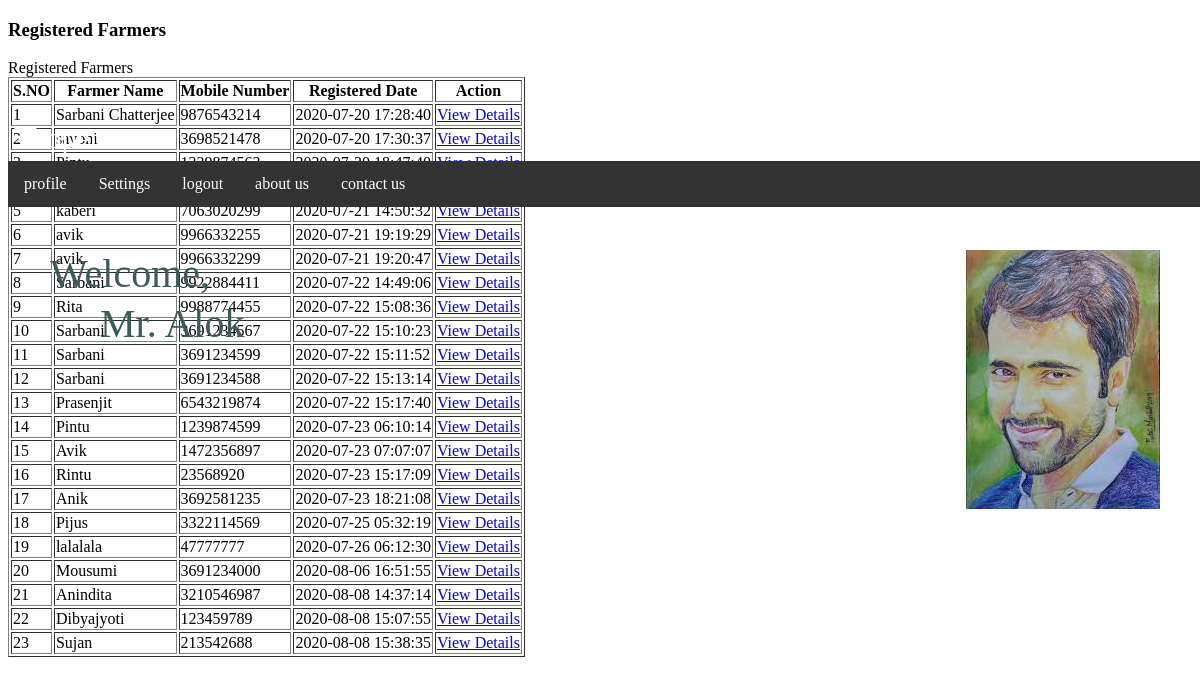
/admin/total-regfarmers.php (signed in), run on the app's committed database.
### tables this page shows
CREATE TABLE `tblfarmer` (
  `ID` int(10) NOT NULL,
  `FullName` varchar(120) DEFAULT NULL,
  `Email` varchar(120) DEFAULT NULL,
  `MobileNumber` bigint(10) DEFAULT NULL,
  `FarmerId` varchar(120) DEFAULT NULL,
  `Gender` varchar(120) NOT NULL,
  `Address` mediumtext NOT NULL,
  `Pincode` int(10) NOT NULL,
  `City` varchar(120) NOT NULL,
  `District` varchar(120) NOT NULL,
  `State` varchar(120) NOT NULL,
  `DOB` date NOT NULL,
  `Images` varchar(200) DEFAULT NULL,
  `Password` varchar(120) DEFAULT NULL,
  `FarmerRegdate` timestamp NULL DEFAULT current_timestamp()
);

### admin/total-regfarmers.php (the view, shortened to what this page needs)
<?php
include('includes/dbconnection.php');
if (strlen($_SESSION['agroaid']==0)) {
  header('location:logout.php');
  } else{
  ?>
<!DOCTYPE html>
<html lang="zxx">
<head>
</head>
<body class="light">
<div id="app">
<?php include_once('includes/navbar.php');?>
<?php include_once('includes/sidebar.php');?>
<div class="page has-sidebar-left bg-light height-full">
    <header class="blue accent-3 relative nav-sticky">
        <div class="container-fluid text-black">
            <div class="row">
                <div class="col">
                    <h3 class="my-3">
                        Registered Farmers
                    </h3>
                </div>
            </div>
        </div>
    </header>
    <div class="container-fluid my-3">
        <div class="row">
            <div class="col-md-12">
                <div class="card my-3 no-b">
                    <div class="card-body">
                        <div class="card-title">Registered Farmers</div>
                        <table class="table table-bordered table-hover data-tables"
                               data-options='{ "paging": false; "searching":false}' border="1">
                            <thead>
                             <tr>
                  <th>S.NO</th>
                  <th>Farmer Name</th>
                    <th>Mobile Number</th>
                    <th>Registered Date</th>
                   <th>Action</th>
                </tr>
                            </thead>
                            <tbody>
                                <?php
$ret=mysqli_query($con,"select *from  tblfarmer");
$cnt=1;
while ($row=mysqli_fetch_array($ret)) {
?>
                           <tr>
                  <td><?php echo $cnt;?></td>
                  <td><?php  echo $row['FullName'];?></td>
                  <td><?php  echo $row['MobileNumber'];?></td>
                  <td><?php  echo $row['FarmerRegdate'];?></td>
                  <td><a href="view-farmer-details.php?viewid=<?php echo $row['ID'];?>">View Details</a></td>
                </tr>
                <?php
$cnt=$cnt+1;
}?>
                            </tbody>
                        </table>
                    </div>
                </div>
            </div>
        </div>
    </div>
</div>
</body>
</html>
<?php }  ?>

### admin/includes/navbar.php (shortened to what this page needs)
     <nav class="navbar navbar-expand-xl navbar-light fixed-top hk-navbar">
<?php
$aid=$_SESSION['agroaid'];
$ret=mysqli_query($con,"select AdminName,Images from tbladmin where ID='$aid'");
$row=mysqli_fetch_array($ret);
$imgs=$row['Images'];
$name=$row['AdminName'];
?>
<!DOCTYPE html>
<html>
<head>
     <link rel="stylesheet" type="text/css" href="navbar.css">
</head>
<body>
    <div class="navbartop">
  <a href="profile.php">profile</a>
  <a href="change-password.php">Settings</a>
  <a href="logout.php">logout</a>
  <a href="about-us.php">about us</a>
  <a href="contact-us.php">contact us</a>
</div>
     <div>
            <img style="position: absolute;top: 250px;right: 40px;" src="images/<?php echo $imgs; ?>">
        </div>
        <span style="position: absolute;top: 250px;left: 50px;font-family: cursive;font-size: 40px;color: #3D5B59;">Welcome,</span>
        <div style="position: absolute;top: 300px;left: 100px;font-family: cursive;font-size: 40px;color: #3D5B59;">
            Mr. <?php echo $name; ?>
          </div>
    </div>
</body>
</html>

### admin/navbar.css (style rules this page uses)
.navbartop { overflow: hidden; background-color: #333; position: absolute; top: 161px; width: 100%; }
.navbartop a { float: left; font-size: 16px; color: white; text-align: center; padding: 14px 16px; text-decoration: none; font-family: cursive; }

### data on the page
tblfarmer: FullName "Sarbani Chatterjee", MobileNumber "9876543214", FarmerRegdate "2020-07-20 17:28:40"
tblfarmer: FullName "sayoni", MobileNumber "3698521478", FarmerRegdate "2020-07-20 17:30:37"
tblfarmer: FullName "kaberi", MobileNumber "7063020299", FarmerRegdate "2020-07-21 14:50:32"
tblfarmer: FullName "avik", MobileNumber "9966332255", FarmerRegdate "2020-07-21 19:19:29"
tblfarmer: FullName "avik", MobileNumber "9966332299", FarmerRegdate "2020-07-21 19:20:47"
tblfarmer: FullName "Sarbani", MobileNumber "9922884411", FarmerRegdate "2020-07-22 14:49:06"
tblfarmer: FullName "Rita", MobileNumber "9988774455", FarmerRegdate "2020-07-22 15:08:36"
tblfarmer: FullName "Sarbani", MobileNumber "3691234567", FarmerRegdate "2020-07-22 15:10:23"
tblfarmer: FullName "Sarbani", MobileNumber "3691234599", FarmerRegdate "2020-07-22 15:11:52"
tblfarmer: FullName "Sarbani", MobileNumber "3691234588", FarmerRegdate "2020-07-22 15:13:14"
tblfarmer: FullName "Prasenjit", MobileNumber "6543219874", FarmerRegdate "2020-07-22 15:17:40"
tblfarmer: FullName "Pintu", MobileNumber "1239874599", FarmerRegdate "2020-07-23 06:10:14"
tblfarmer: FullName "Avik", MobileNumber "1472356897", FarmerRegdate "2020-07-23 07:07:07"
tblfarmer: FullName "Rintu", MobileNumber "23568920", FarmerRegdate "2020-07-23 15:17:09"
tblfarmer: FullName "Anik", MobileNumber "3692581235", FarmerRegdate "2020-07-23 18:21:08"
tblfarmer: FullName "Pijus", MobileNumber "3322114569", FarmerRegdate "2020-07-25 05:32:19"
tblfarmer: FullName "lalalala", MobileNumber "47777777", FarmerRegdate "2020-07-26 06:12:30"
tblfarmer: FullName "Mousumi", MobileNumber "3691234000", FarmerRegdate "2020-08-06 16:51:55"
tblfarmer: FullName "Anindita", MobileNumber "3210546987", FarmerRegdate "2020-08-08 14:37:14"
tblfarmer: FullName "Dibyajyoti", MobileNumber "123459789", FarmerRegdate "2020-08-08 15:07:55"
tblfarmer: FullName "Sujan", MobileNumber "213542688", FarmerRegdate "2020-08-08 15:38:35"

### other printed values
$name "Alok"
